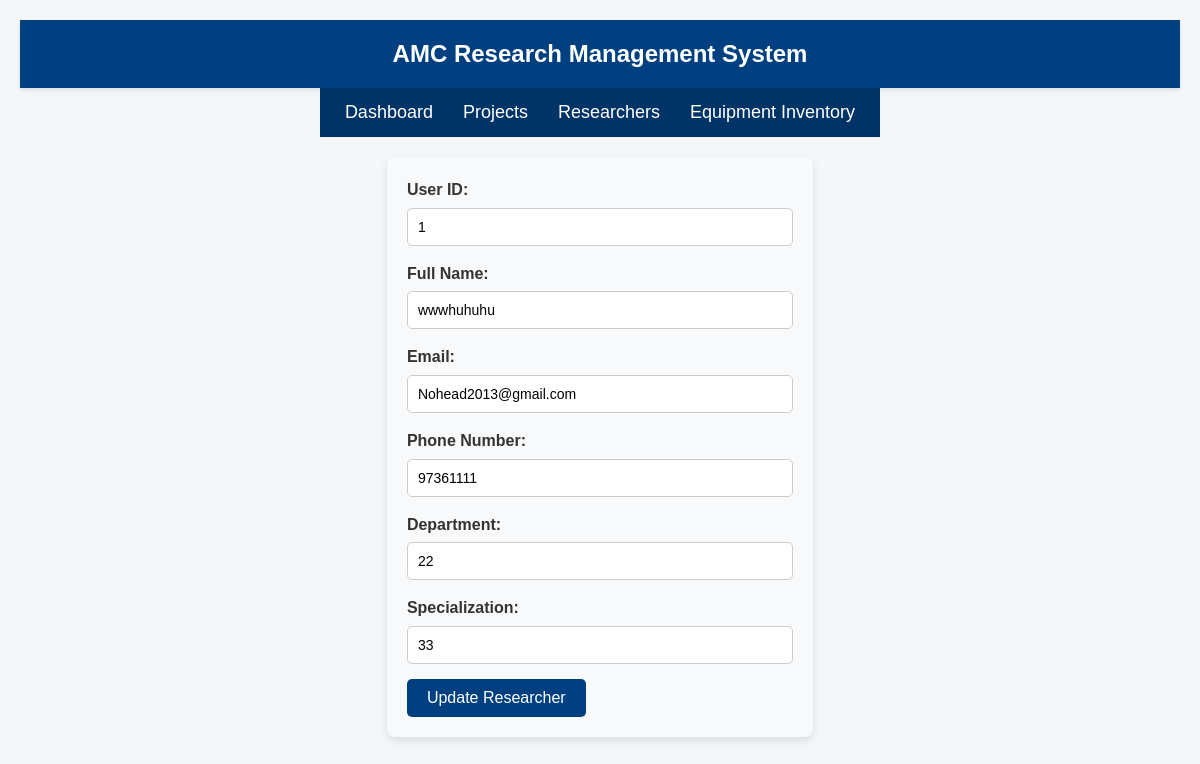
Screenshot of /edit_researcher.php?id=1 (signed in) with the database file from the repository.
### tables this page shows
CREATE TABLE `researchers` (
  `ResearcherID` int(11) NOT NULL,
  `UserID` int(11) NOT NULL,
  `FullName` varchar(100) NOT NULL,
  `Email` varchar(100) NOT NULL,
  `PhoneNumber` varchar(15) DEFAULT NULL,
  `Department` varchar(50) DEFAULT NULL,
  `Specialization` varchar(100) DEFAULT NULL
);

### edit_researcher.php (the view, shortened to what this page needs)
<?php
require "config.php";
try {
$connect=mysqli_connect($db_hostname,$db_username,$db_password);
}
catch (Exception $e) {
    printerror($e->getMessage(),$connect);
}
if ($_SERVER['REQUEST_METHOD'] === 'POST' && isset($_POST['action']) && $_POST['action'] === 'edit') {
    if (!isset($_POST['csrf_token']) || $_POST['csrf_token'] !== $_SESSION['csrf_token']) {
        die("CSRF validation failed.");
    }
    $id = trim($_POST['id']);
    $uid = trim($_POST['uid']);
    $name = trim($_POST['name']);
    $email = trim($_POST['email']);
    $phoneNum = trim($_POST['phoneNum']);
    $department = trim($_POST['department']);
    $specialization = trim($_POST['specialization']);
    if (!ctype_digit($uid) || $uid <=0) {
        set_session_message('error', 'Invalid User ID', $redirect = "researcher_profile.php");
    }
    if (check_record_count($connect, 'UserID', 'users', 'i', $uid) == 0) {
        set_session_message('error', 'Error: User ID not found in the database.', $redirect = "researcher_profile.php");
    }
    if (!filter_var($email, FILTER_VALIDATE_EMAIL)) {
        set_session_message('error', 'Invalid email format!', $redirect = "researcher_profile.php");
    }
    if (check_record_count($connect, 'Email', 'researchers', 's', $email) > 0) {
        $stmt = $connect->prepare("SELECT ResearcherID FROM researchers WHERE Email = ? AND ResearcherID != ?");
        $stmt->bind_param('si', $email, $id);
        $stmt->execute();
        $result = $stmt->get_result();
        if ($result->num_rows > 0) {
            set_session_message('error', 'This email is already in use.', $redirect = "researcher_profile.php");
        }
    }
    if (!preg_match('/^\+?[0-9\s\-\(\)]{6,20}$/', $phoneNum)) {
        set_session_message('error', 'Invalid phone number format!', $redirect = "researcher_profile.php");
    }
    $query = $connect->prepare("UPDATE researchers SET UserID=?, FullName=?, Email=?, PhoneNumber=?, Department=?, Specialization=? WHERE ResearcherID=?");
    $query->bind_param('isssssi', $uid, $name, $email, $phoneNum, $department, $specialization, $id);
    if ($query->execute()) {
        set_session_message('success', 'Record Updated!', $redirect = "researcher_profile.php");
    } else {
        error_log("Database error: " . $connect->error);
        set_session_message('error', 'An error occurred. Please try again later', $redirect = "researcher_profile.php");
    }
    $_SESSION['csrf_token'] = bin2hex(random_bytes(32));
} else {
    if (isset($_GET['id'])) {
        $id = $_GET['id'];
        $query = $connect->prepare("SELECT * FROM researchers WHERE ResearcherID = ?");
        $query->bind_param('i', $id);
        $query->execute();
        $result = $query->get_result();
        $researcher = $result->fetch_assoc();
    }
}
?>
<!DOCTYPE html>
<html lang="en">
<head>
    <link rel="stylesheet" href="style.css">
</head>
<body>
    <header>
        <h1>AMC Research Management System</h1>
    </header>
 <nav>
        <a href="dashboard.php">Dashboard</a>
        <a href="projects.php">Projects</a>
        <a href="researcher_profile.php">Researchers</a>
        <a href="equipment_inventory.php" class="active">Equipment Inventory</a>
    </nav>
    <main>
        <section id="edit-researcher">
            <form method="POST" action="edit_researcher.php">
                <label for="uid">User ID:</label>
                <input type="number" id="uid" name="uid" autocomplete="off" value="<?php echo htmlspecialchars($researcher['UserID']); ?>" required>
                <label for="name">Full Name:</label>
                <input type="text" id="name" name="name" autocomplete="off" value="<?php echo htmlspecialchars($researcher['FullName']); ?>" required>
                <label for="email">Email:</label>
                <input type="email" id="email" name="email" autocomplete="off" value="<?php echo htmlspecialchars($researcher['Email']); ?>" required>
                <label for="phoneNum">Phone Number:</label>
                <input type="text" id="phoneNum" name="phoneNum" autocomplete="off" value="<?php echo htmlspecialchars($researcher['PhoneNumber']); ?>" required>
                <label for="department">Department:</label>
                <input type="text" id="department" name="department" autocomplete="off" value="<?php echo htmlspecialchars($researcher['Department']); ?>" required>
                <label for="specialization">Specialization:</label>
                <input type="text" id="specialization" name="specialization" autocomplete="off" value="<?php echo htmlspecialchars($researcher['Specialization']); ?>" required>
                <button type="submit">Update Researcher</button>
            </form>
        </section>
    </main>
</body>
</html>

### style.css (style rules this page uses)
* { margin: 0; padding: 0; box-sizing: border-box; font-family: 'Arial', sans-serif; }
body { background-color: #f4f6f9; color: #333; line-height: 1.6; font-size: 16px; display: flex; flex-direction: column; align-items: center; padding: 20px; }
header { width: 100%; background-color: #004080; color: white; padding: 15px 20px; text-align: center; box-shadow: 0 2px 4px rgba(0, 0, 0, 0.1); }
header h1 { font-size: 24px; }
nav { display: flex; justify-content: center; background-color: #003366; padding: 10px; margin-bottom: 20px; }
nav a { color: white; text-decoration: none; margin: 0 15px; font-size: 18px; }
form label { display: block; margin-bottom: 5px; font-weight: bold; }
form input, form select, form textarea { width: 100%; padding: 10px; margin-bottom: 15px; border: 1px solid #ccc; border-radius: 5px; font-size: 14px; }
form button { background-color: #004080; color: white; padding: 10px 20px; border: none; border-radius: 5px; cursor: pointer; font-size: 16px; }
form { background-color: #f8f9fa; padding: 20px; border-radius: 8px; box-shadow: 0px 4px 8px rgba(0, 0, 0, 0.1); text-align: left; }
label { display: block; margin-bottom: 8px; }
input { width: 100%; padding: 10px; margin-bottom: 15px; border: 1px solid #ccc; border-radius: 5px; }

### rows the page displays
researchers: uid "1", name "wwwhuhuhu", email "Nohead2013@gmail.com", phoneNum "97361111", department "22", specialization "33"
